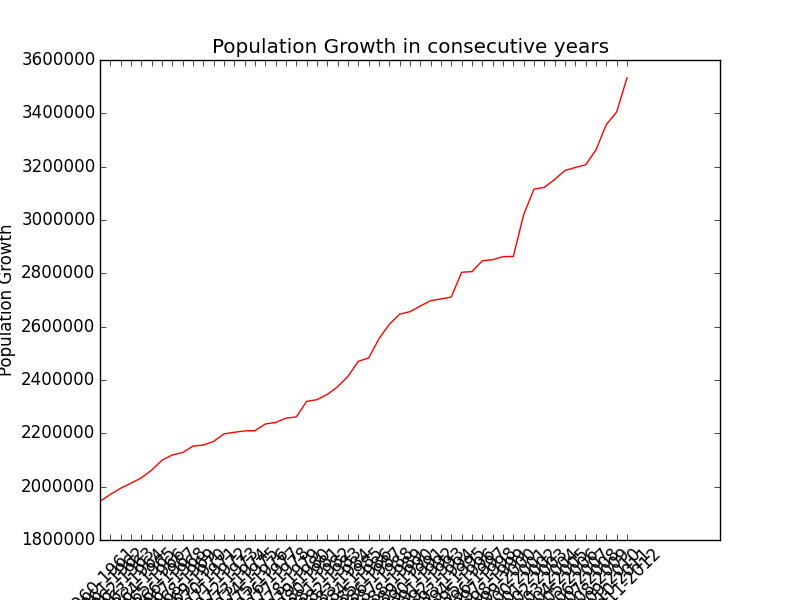

The Python source for this figure:
'''
us_population_stats.py

Read the US population data from a CSV file, calculate the growth in population
in consecutive years and compute various statistical measures.

Also creates two graphs - one showing the total population over the years and other
showing the change between consecutive years.
'''

import matplotlib.pyplot as plt
import csv
from stats import mean, median, variance_sd

def read_csv(filename):

    years = []
    population = []

    with open(filename) as f:
        reader = csv.reader(f)
        next(reader)

        summer = []
        highest_correlated = []
        for row in reader:
            # Extract only the year from
            # date
            year = row[0].split('-')[0]
            years.append(year)
            population.append(float(row[1]))
    # reverse the lists sice the original data lists the
    # most recent years first
    population.reverse()
    years.reverse()

    return population, years

def plot_population(population, years):
    
    plt.figure(1)
    xaxis_positions = range(0, len(years))
    plt.plot(population, 'r-')
    plt.title('Total population in US')
    plt.xlabel('Year')
    plt.ylabel('Population')
    plt.xticks(xaxis_positions, years, rotation=45)

def calculate_stats(population):

    # find the growth in population in consecutive years
    growth = []
    for i in range(0, len(population)-1):
        growth.append(population[i+1] - population[i])
    print('Mean growth: {0:.5f}'.format(mean(growth)))
    print('Median growth: {0:.5f}'.format(median(growth)))
    print('Variance/Sd growth: {0:.5f}, {1:.5f}'.format(*variance_sd(growth)))
    return growth
    
def plot_population_diff(growth, years):

    xaxis_positions = range(0, len(years)-1)
    xaxis_labels = ['{0}-{1}'.format(years[i], years[i+1])
                    for i in range(len(years)-1)]
    plt.figure(2)
    plt.plot(growth, 'r-')
    plt.title('Population Growth in consecutive years')
    plt.ylabel('Population Growth')
    plt.xticks(xaxis_positions, xaxis_labels, rotation=45)

if __name__ == '__main__':
    population, years = read_csv('USA_SP_POP_TOTL.csv')
    plot_population(population, years)
    growth = calculate_stats(population)
    plot_population_diff(growth, years)
    #plt.show()
    plt.savefig('us_population_stats.png')
